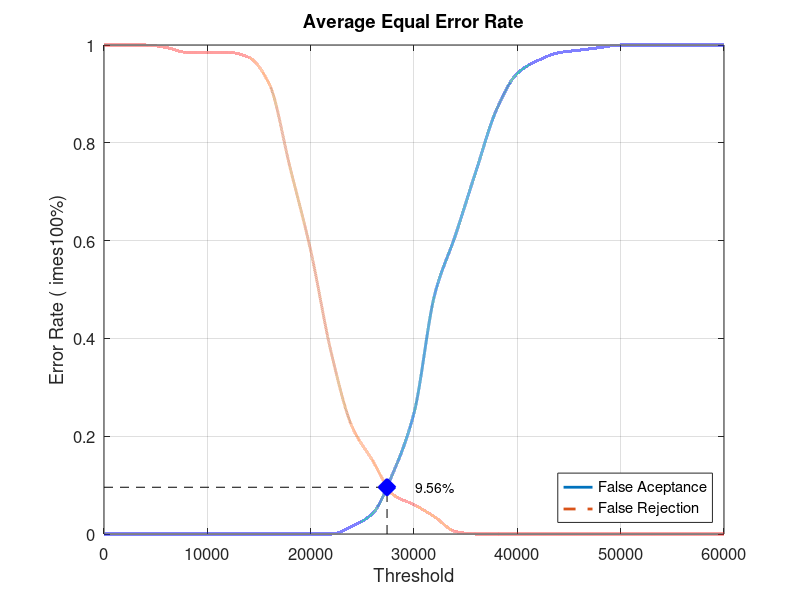
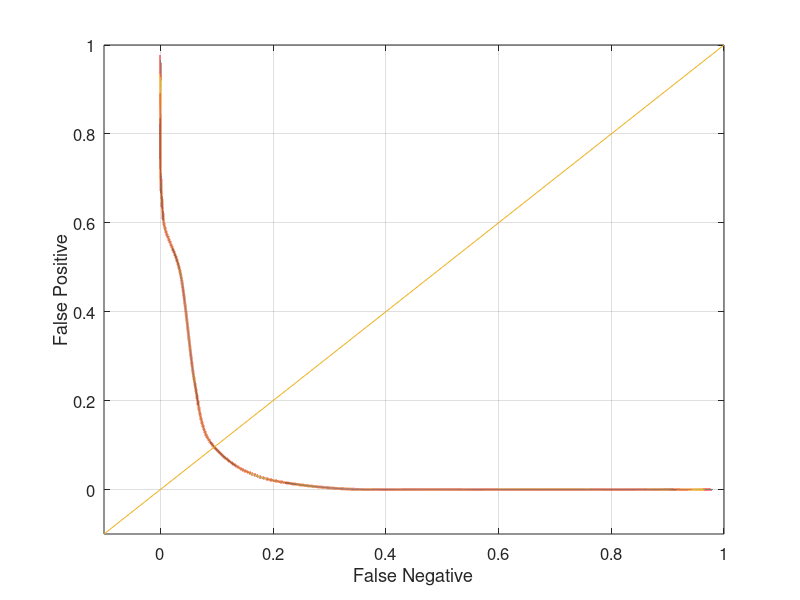

MATLAB code for these plots, in order:
close all;
clear;
clc;
x = 0:2000:60000;
xq = 0:0.5:60000;

y0 = [0 0 0 0 0 0 0 0 0 0 0 0 0.0157895 0.0421053 0.126316 0.247368 0.489474 0.610526 0.742105 0.868421 0.942105 0.968421 0.984211 0.989474 0.994737 1 1 1 1 1 1]
yy0 = interp1(x, y0, xq, 'pchip');
y1 = [1 1 1 0.995 0.985 0.985 0.985 0.975 0.92 0.75 0.58 0.37 0.22 0.15 0.08 0.06 0.035 0.005 0 0 0 0 0 0 0 0 0 0 0 0 0]
yy1 = interp1(x, y1, xq, 'pchip');

% Calculating EER: 
y2 = abs(y0 - y1);
find(y2 == min(y2))
yy2 = abs(yy0 - yy1);
xEER = find(yy2 == min(yy2));
xEERIndex = xq(xEER) % X-axis EER
yEER = yy0(xEER) % Y-axis EER

main = figure
plot(xq, yy0,'-','LineWidth', 2);	hold on
plot(xq, yy1,'--','LineWidth', 2);	hold on
plot([xEERIndex xEERIndex], [0 yEER], 'k--');	hold on
plot([0 xEERIndex], [yEER yEER], 'k--');	hold on
plot(xEERIndex, yEER, 'bx', 'LineWidth', 10);	hold on
text(xEERIndex + 10 * xEERIndex / 100, yEER, [num2str(round((10000 * yEER)) / 100) '%'])
legend('False Aceptance', 'False Rejection', 'Location', 'SouthEast')
xlabel('Threshold')
ylabel('Error Rate (	imes100%)')
title('Average Equal Error Rate')
set(gca, 'FontSize', 12)
axis([0 60000 0 1])
grid on

print(main, 'Database3_3Main', '-dpng');
FNRxFPR = figure('Color', [1 1 1]);
plot(yy1, yy0, '-', yy1, yy0, 'LineWidth', 2);
hold on
y = -0.1:0.1:1
plot(y, y); 
set(gca, 'FontSize', 12)
xlabel('False Negative')
ylabel('False Positive')
axis([-0.1 1 -0.1 1])
set(gca, 'FontSize', 12)
grid on

print(FNRxFPR, 'Database3_3FNRxFPR','-dpng');
